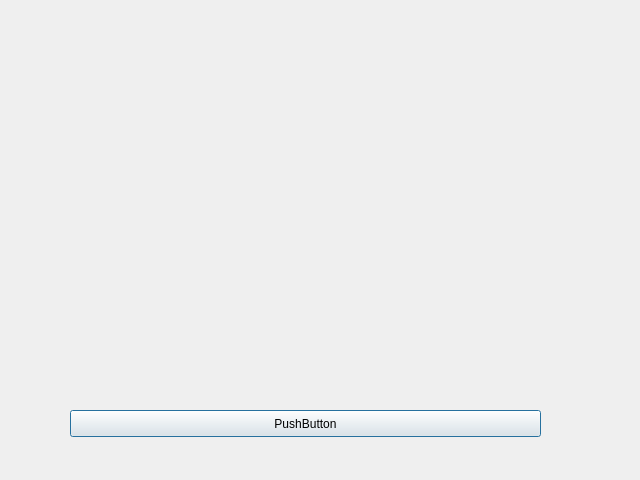
<?xml version="1.0" encoding="UTF-8"?>
<ui version="4.0">
 <class>Dialog</class>
 <widget class="QDialog" name="Dialog">
  <property name="geometry">
   <rect>
    <x>0</x>
    <y>0</y>
    <width>640</width>
    <height>480</height>
   </rect>
  </property>
  <property name="windowTitle">
   <string>Dialog</string>
  </property>
  <widget class="QPushButton" name="pushButton">
   <property name="geometry">
    <rect>
     <x>70</x>
     <y>410</y>
     <width>471</width>
     <height>27</height>
    </rect>
   </property>
   <property name="text">
    <string>PushButton</string>
   </property>
  </widget>
  <widget class="matplotlibWidget" name="widget" native="true">
   <property name="geometry">
    <rect>
     <x>50</x>
     <y>30</y>
     <width>501</width>
     <height>361</height>
    </rect>
   </property>
  </widget>
 </widget>
 <customwidgets>
  <customwidget>
   <class>matplotlibWidget</class>
   <extends>QWidget</extends>
   <header>matplotlibwidgetFile</header>
   <container>1</container>
  </customwidget>
 </customwidgets>
 <resources/>
 <connections/>
</ui>
